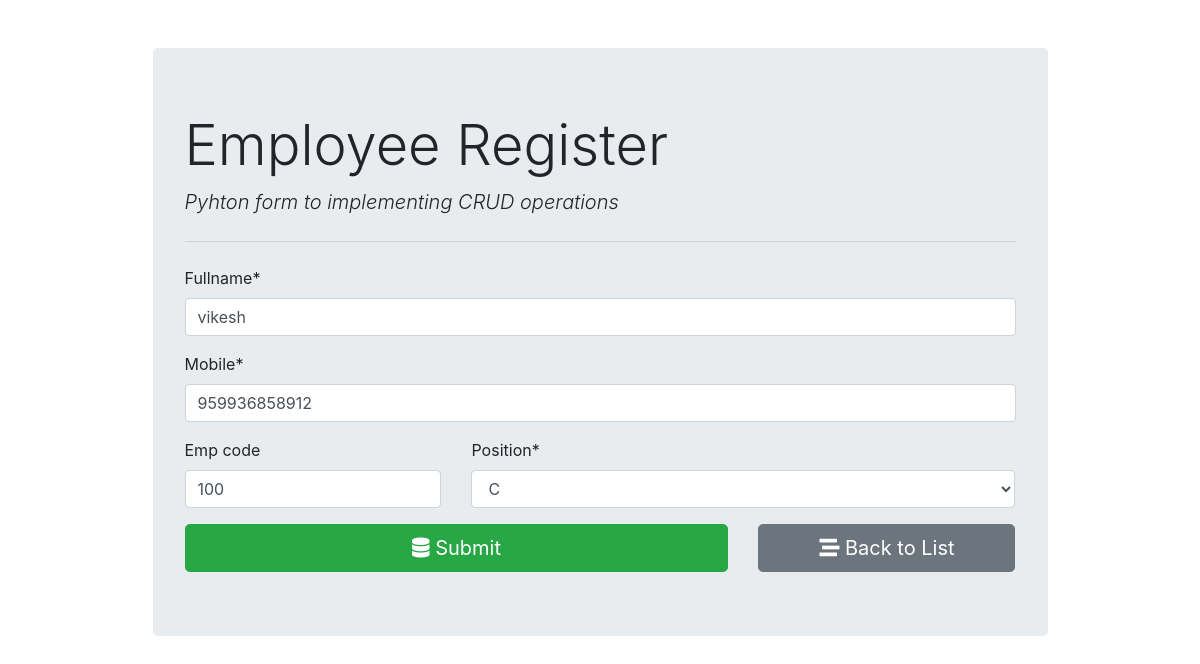
The app's page /employee/7/ with its own data.
### employee_register/models.py (models this page shows)
class Employee(models.Model):
    fullname = models.CharField(max_length=100)
    emp_code = models.CharField(max_length=10)
    mobile = models.CharField(max_length=10)
    position = models.ForeignKey(Position, on_delete=models.CASCADE)

### employee_register/views.py (the view, shortened to what this page needs)
# urls.py: path('', views.employee_form, name='employee_insert'),    # get and post req. for insert operations
def employee_form(request, id=0):
    if request.method == 'GET':
        if id == 0:
            form = EmployeeForm()
        else:
            employee = Employee.objects.get(pk=id)
            form = EmployeeForm(instance=employee)
        return render(request, 'employee_register/employee_form.html', {'form': form})

### employee_register/forms.py
class EmployeeForm(forms.ModelForm):
    class Meta:
        model = Employee
        fields = ['fullname', 'emp_code', 'mobile', 'position']
        labels = {                             # for updating the templates or customize the forms labels
            'Fullname': 'Full Name',
            'Emp code': 'EMP. Code'
        }
    def __init__(self, *args, **kwargs):
        super(EmployeeForm, self).__init__(*args, **kwargs)
        self.fields['position'].empty_label = "Select"
        self.fields['emp_code'].required = False

### employee_register/models.py (called while the page is built)
    def __str__(self):
        return self.title

### templates/employee_register/employee_form.html (shortened to what this page needs)
{% extends 'base.html' %}
{% load crispy_forms_tags %}
{% block content %}
    <form action="" method="post" autocomplete="off">
    {{form.fullname|as_crispy_field}}
    {{form.mobile|as_crispy_field}}
        <div class="row">
            <div class="col-md-4">{{form.emp_code|as_crispy_field}}</div>
            <div class="col-md-8">{{form.position|as_crispy_field}}</div>
        </div>
        <div class="row">
            <div class="col-md-8">
                 <button type="submit" class="btn btn-success btn-block btn-lg"><i class="fas fa-database">
                 </i> Submit</button>
            </div>
            <div class="col-md-4">
                <a href="{% url 'employee_list' %}" class="btn btn-secondary btn-block btn-lg">
                    <i class="fas fa-stream "></i> Back to List
                </a>
            </div>
        </div>
    </form>
 {% endblock content %}

### records on screen
Employee: fullname "vikesh", mobile "959936858912", emp_code "100", position "C"
